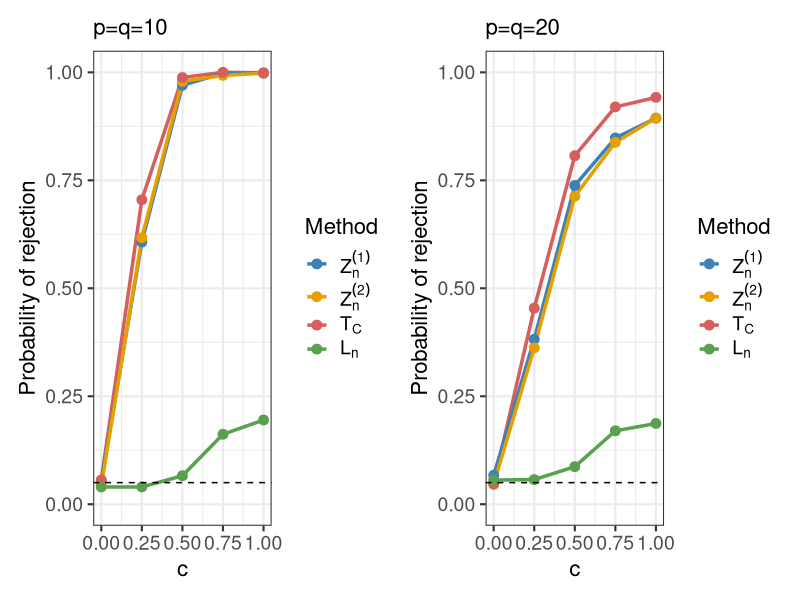
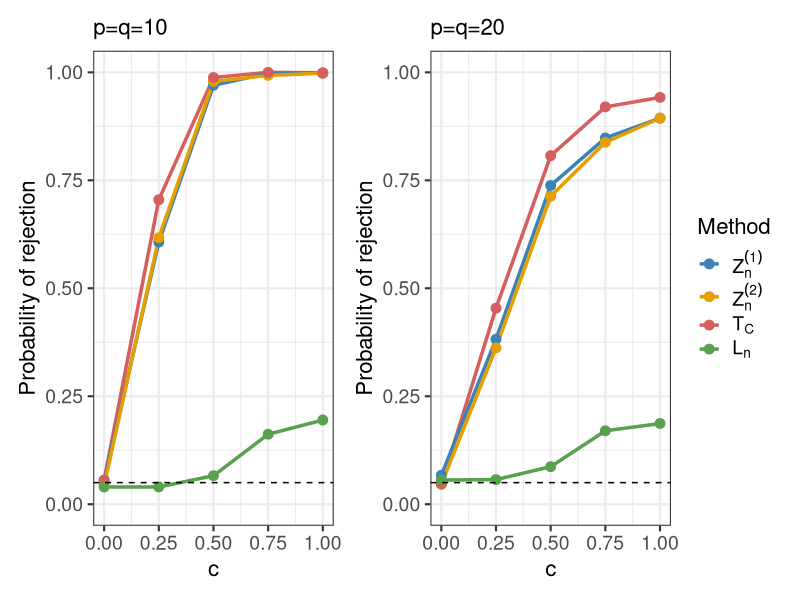

Write R code to recreate these figures, in order.
library(ggplot2)
library(patchwork)

df <- data.frame(
  c = rep(c(0, 0.25, 0.5, 0.75, 1), times = 8),
  value = c(
    # n=800, d=s=10：Z1, Z2, CCT, Ln
    0.055, 0.607, 0.970, 0.998, 0.998,
    0.043, 0.617, 0.979, 0.993, 0.998,
    0.056, 0.705, 0.988, 1.000, 0.999,
    0.040, 0.040, 0.066, 0.162, 0.195,
    
    # n=800, d=s=20：Z1, Z2, CCT, Ln
    0.067, 0.382, 0.738, 0.848, 0.894,
    0.046, 0.362, 0.713, 0.838, 0.894,
    0.047, 0.454, 0.807, 0.920, 0.942,
    0.056, 0.057, 0.087, 0.170, 0.187
  ),
  Method = rep(c("Z1", "Z2", "Tc", "Ln"), each = 5, times = 2),
  scenario = rep(c("d10", "d20"), each = 20)
)

# ==============================
# 字体大小参数
# ==============================
base_size        <- 16  # theme_bw 的基础字体大小
title_size       <- 16  # 子图标题字体大小
axis_title_size  <- 16  # 横纵坐标标题字体大小
axis_text_size   <- 14  # 坐标轴刻度字体大小
legend_text_size <- 14  # 图例文字字体大小
legend_title_size <- 16 # 图例标题字体大小


# my_cols <- c(
#   "Z1" = "#00BFC4",
#   "Z2" = "#E69F00",
#   "Tc" = "#F8766D"
# )

my_cols <- c(
  "Z1" = "#3B82B8",
  "Z2" = "#E69F00",
  "Tc" = "#D55E5E",
  "Ln" = "#59A14F"
)



# ==============================
# d=10 图
# ==============================
p1 <- ggplot(subset(df, scenario == "d10"),
             aes(x = c, y = value, color = Method)) +
  geom_line(linewidth = 1.2) +
  geom_point(size = 3) +
  scale_color_manual(
    values = my_cols,
    breaks = c("Z1", "Z2", "Tc", "Ln"),
    labels = c(
      expression(Z[n]^{(1)}),
      expression(Z[n]^{(2)}),
      expression(T[C]),
      expression(L[n])
    )
  ) +
  geom_hline(yintercept = 0.05, linetype = "dashed") +
  scale_x_continuous(breaks = c(0, 0.25, 0.5, 0.75, 1)) +
  scale_y_continuous(limits = c(0, 1)) +
  labs(
    x = "c",   
    y = "Probability of rejection",
    title = "p=q=10"
  ) +
  theme_bw(base_size = base_size) +
  theme(
    plot.title   = element_text(size = title_size),        # 子图标题
    axis.title   = element_text(size = axis_title_size),   # 横纵坐标标题
    axis.text    = element_text(size = axis_text_size),    # 坐标轴刻度
    legend.text  = element_text(size = legend_text_size),  # 图例文字
    legend.title = element_text(size = legend_title_size)  # 图例标题
    # panel.grid = element_blank()   # 去掉网格线
    
  )

# ==============================
# d=20 图
# ==============================
p2 <- ggplot(subset(df, scenario == "d20"),
             aes(x = c, y = value, color = Method)) +
  geom_line(linewidth = 1.2) +
  geom_point(size = 3) +
  scale_color_manual(
    values = my_cols,
    breaks = c("Z1", "Z2", "Tc", "Ln"),
    labels = c(
      expression(Z[n]^{(1)}),
      expression(Z[n]^{(2)}),
      expression(T[C]),
      expression(L[n])
    )
  ) +
  geom_hline(yintercept = 0.05, linetype = "dashed") +
  scale_x_continuous(breaks = c(0, 0.25, 0.5, 0.75, 1)) +
  scale_y_continuous(limits = c(0, 1)) +
  labs(
    x = "c",
    y = "Probability of rejection",
    title = "p=q=20"
  ) +
  theme_bw(base_size = base_size) +
  theme(
    plot.title   = element_text(size = title_size),        # 子图标题
    axis.title   = element_text(size = axis_title_size),   # 横纵坐标标题
    axis.text    = element_text(size = axis_text_size),    # 坐标轴刻度
    legend.text  = element_text(size = legend_text_size),  # 图例文字
    legend.title = element_text(size = legend_title_size)  # 图例标题
    # panel.grid = element_blank()   # 去掉网格线
    
  )

# ==============================
# 拼接（横向）
# ==============================
p1 + p2


setwd("E:/PLX/回归误差-拟合优度检验0511/code/R_0904/joint_scale/different c/plot/cos(2t_val)/")
# 
p_final <- (p1 + p2) + plot_layout(guides = "collect")
# 
ggsave(
  filename = "power_plot_cos(2t_val).pdf",
  plot = p_final,
  width = 12,
  height = 5,
  units = "in",
  device = cairo_pdf   # 字体更清晰
)
